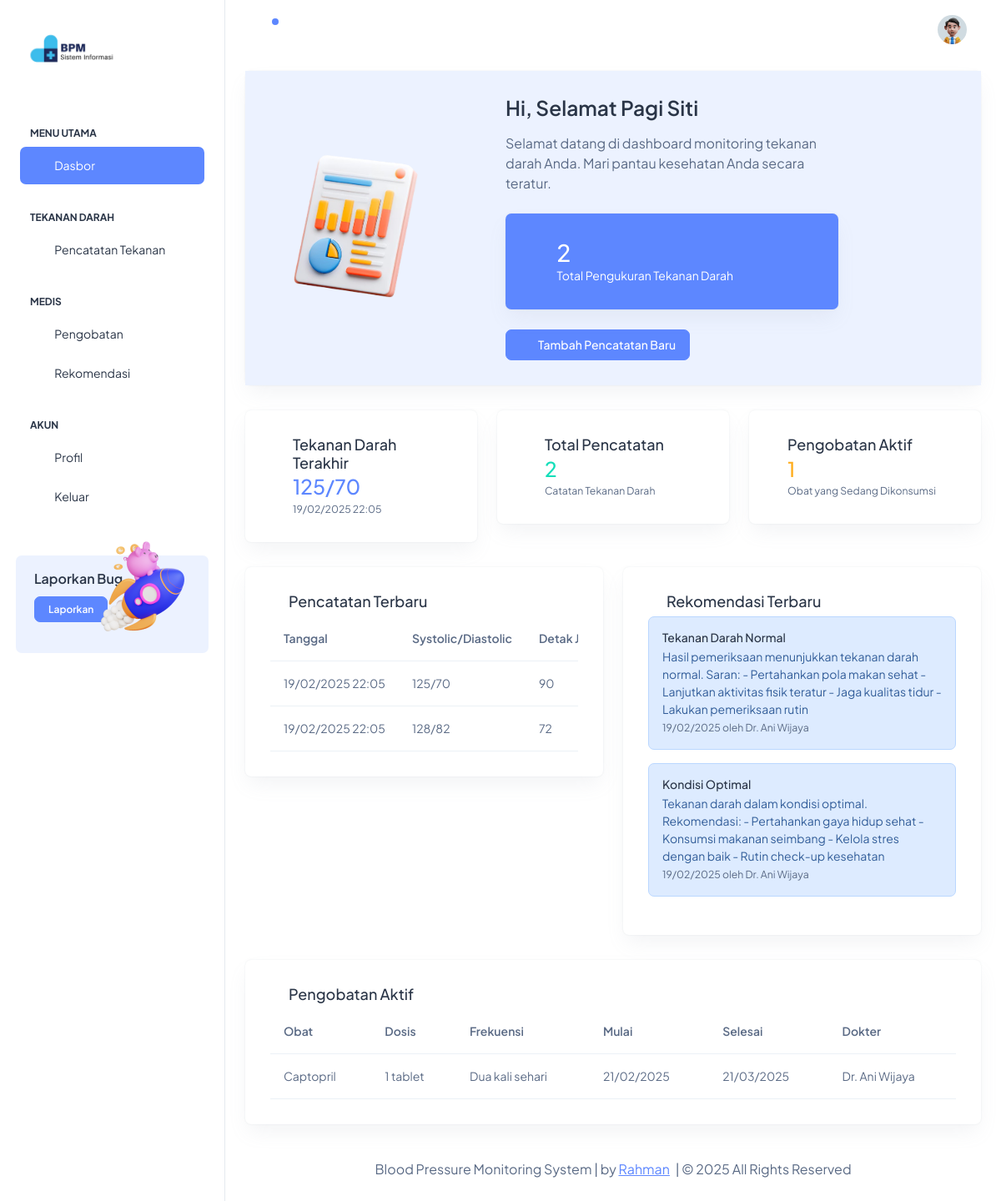
Before: /App/Views/dashboard.php (signed in) with the older database file.
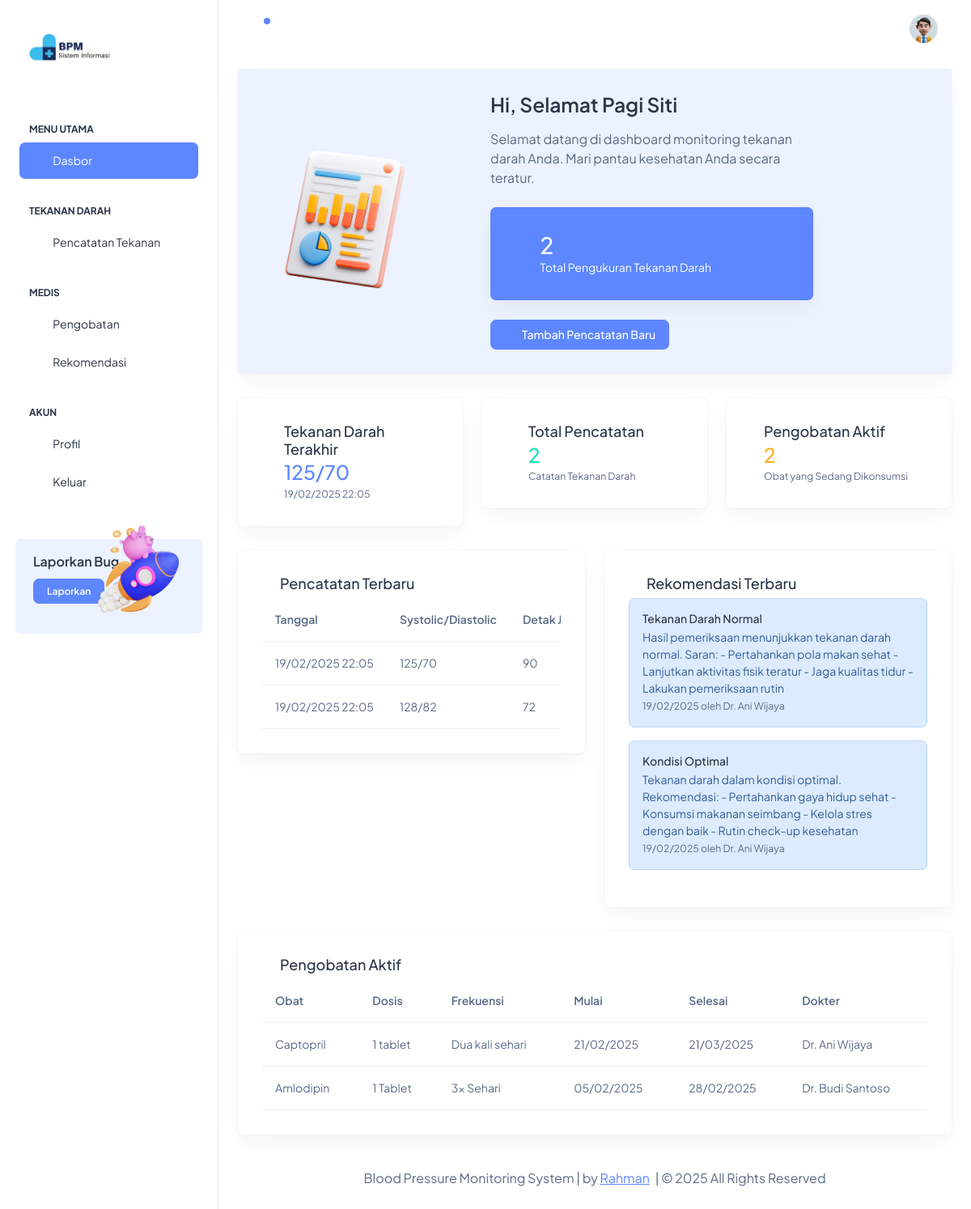
After: the same page with the newer database file.
### tables this page shows
CREATE TABLE `patient_profiles` (
  `patient_id` int NOT NULL,
  `user_id` int DEFAULT NULL,
  `full_name` varchar(100) NOT NULL,
  `date_of_birth` date NOT NULL,
  `gender` enum('M','F') NOT NULL,
  `address` text,
  `phone_number` varchar(20) DEFAULT NULL,
  `emergency_contact` varchar(100) DEFAULT NULL,
  `emergency_phone` varchar(20) DEFAULT NULL,
  `medical_history` text
);

CREATE TABLE `patient_recommendations` (
  `patient_recommendation_id` int NOT NULL,
  `patient_id` int DEFAULT NULL,
  `reading_id` int DEFAULT NULL,
  `title` varchar(100) NOT NULL,
  `description` text NOT NULL,
  `created_by` int DEFAULT NULL,
  `created_at` timestamp NULL DEFAULT CURRENT_TIMESTAMP
);

CREATE TABLE `blood_pressure_readings` (
  `reading_id` int NOT NULL,
  `patient_id` int DEFAULT NULL,
  `systolic` int NOT NULL,
  `diastolic` int NOT NULL,
  `pulse_rate` int DEFAULT NULL,
  `reading_date` timestamp NULL DEFAULT CURRENT_TIMESTAMP,
  `notes` text
);

CREATE TABLE `doctor_profiles` (
  `doctor_id` int NOT NULL,
  `user_id` int DEFAULT NULL,
  `full_name` varchar(100) NOT NULL,
  `specialization` varchar(100) DEFAULT NULL,
  `license_number` varchar(50) NOT NULL,
  `phone_number` varchar(20) DEFAULT NULL
);

CREATE TABLE `patient_medications` (
  `patient_medication_id` int NOT NULL,
  `patient_id` int DEFAULT NULL,
  `medication_id` int DEFAULT NULL,
  `dosage` varchar(50) DEFAULT NULL,
  `frequency` varchar(50) DEFAULT NULL,
  `start_date` date DEFAULT NULL,
  `end_date` date DEFAULT NULL,
  `prescribed_by` int DEFAULT NULL,
  `notes` text
);

CREATE TABLE `medications` (
  `medication_id` int NOT NULL,
  `name` varchar(100) NOT NULL,
  `description` text,
  `dosage_form` varchar(50) DEFAULT NULL,
  `created_by` int DEFAULT NULL,
  `created_at` timestamp NULL DEFAULT CURRENT_TIMESTAMP
);

### App/Views/partials/pasien-dashboard.php (the view, shortened to what the rows shown need)
<?php
$patientName = explode(' ', $patientProfile['full_name'])[0];
$hour = date('H');
$greeting = '';
if ($hour >= 5 && $hour < 12) {
    $greeting = 'Pagi';
} elseif ($hour >= 12 && $hour < 15) {
    $greeting = 'Siang';
} elseif ($hour >= 15 && $hour < 18) {
    $greeting = 'Sore';
} else {
    $greeting = 'Malam';
}
?>
<div class="row">
    <div class="col-12">
        <div class="card w-100">
            <div class="card-body bg-light-primary">
                <div class="row align-items-center">
                    <div class="col-lg-4">
                        <img src="assets/images/data/data-dashboard.png" alt="Patient Profile"
                            class="img-fluid rounded-circle" style="max-width: 200px;">
                    </div>
                    <div class="col-lg-6">
                        <h3 class="fw-semibold mb-3">Hi, Selamat <?= $greeting ?> <?= htmlspecialchars($patientName) ?>
                        </h3>
                        <p class="fs-4 mb-4">
                            Selamat datang di dashboard monitoring tekanan darah Anda.
                            Mari pantau kesehatan Anda secara teratur.
                        </p>
                        <div class="card bg-primary text-white mb-4">
                            <div class="card-body d-flex align-items-center">
                                <i class="ti ti-heart-rate-monitor fs-6 me-3"></i>
                                <div>
                                    <h2 class="text-white mb-0"><?= $totalReadings ?></h2>
                                    <p class="mb-0">Total Pengukuran Tekanan Darah</p>
                                </div>
                            </div>
                        </div>
                        <button class="btn btn-primary d-flex align-items-center"
                            onclick="window.location.href='pencatatan.php'">
                            <i class="ti ti-plus fs-5 me-2"></i>
                            <span>Tambah Pencatatan Baru</span>
                        </button>
                    </div>
                </div>
            </div>
        </div>
    </div>
</div>
<div class="row">
    <div class="col-lg-4">
        <div class="card hover-shadow">
            <div class="card-body">
                <div class="d-flex align-items-center">
                    <i class="ti ti-heart text-primary fs-7 me-3 pulse-animation"></i>
                    <div>
                        <h5 class="card-title mb-1">Tekanan Darah Terakhir</h5>
                        <h3 class="mb-0 text-primary">
                            <?= isset($latestReading['systolic']) ? $latestReading['systolic'] . '/' . $latestReading['diastolic'] : '-/-' ?>
                        </h3>
                        <small class="text-muted">
                            <?= isset($latestReading['reading_date']) ? date('d/m/Y H:i', strtotime($latestReading['reading_date'])) : '-' ?>
                        </small>
                    </div>
                </div>
            </div>
        </div>
    </div>
    <div class="col-lg-4">
        <div class="card hover-shadow">
            <div class="card-body">
                <div class="d-flex align-items-center">
                    <i class="ti ti-notes text-success fs-7 me-3 bounce-animation"></i>
                    <div>
                        <h5 class="card-title mb-1">Total Pencatatan</h5>
                        <h3 class="mb-0 text-success"><?= $totalReadings ?></h3>
                        <small class="text-muted">Catatan Tekanan Darah</small>
                    </div>
                </div>
            </div>
        </div>
    </div>
    <div class="col-lg-4">
        <div class="card hover-shadow">
            <div class="card-body">
                <div class="d-flex align-items-center">
                    <div>
                        <h5 class="card-title mb-1">Pengobatan Aktif</h5>
                        <h3 class="mb-0 text-warning"><?= count($activeMedications) ?></h3>
                        <small class="text-muted">Obat yang Sedang Dikonsumsi</small>
                    </div>
                </div>
            </div>
        </div>
    </div>
</div>
<div class="row">
    <div class="col-lg-6">
        <div class="card hover-shadow">
            <div class="card-body">
                <h5 class="card-title"><i class="ti ti-chart-line me-2"></i>Pencatatan Terbaru</h5>
                <div class="table-responsive">
                    <table class="table text-nowrap mb-0 align-middle">
                        <thead>
                            <tr>
                                <th>Tanggal</th>
                                <th>Systolic/Diastolic</th>
                                <th>Detak Jantung</th>
                            </tr>
                        </thead>
                        <tbody>
                            <?php foreach (array_slice($recentReadings, 0, 5) as $reading): ?>
                                <tr>
                                    <td><?= date('d/m/Y H:i', strtotime($reading['reading_date'])) ?></td>
                                    <td><?= $reading['systolic'] ?>/<?= $reading['diastolic'] ?></td>
                                    <td><?= $reading['pulse_rate'] ?></td>
                                </tr>
                            <?php endforeach; ?>
                        </tbody>
                    </table>
                </div>
            </div>
        </div>
    </div>
    <div class="col-lg-6">
        <div class="card hover-shadow">
            <div class="card-body">
                <h5 class="card-title"><i class="ti ti-bulb me-2"></i>Rekomendasi Terbaru</h5>
                <?php if (!empty($recommendations)): ?>
                    <?php foreach (array_slice($recommendations, 0, 3) as $rec): ?>
                        <div class="alert alert-info mb-3 fade-in">
                            <h6 class="mb-1"><?= htmlspecialchars($rec['title']) ?></h6>
                            <p class="mb-0"><?= htmlspecialchars($rec['description']) ?></p>
                            <small class="text-muted">
                                <?= date('d/m/Y', strtotime($rec['created_at'])) ?>
                                oleh <?= htmlspecialchars($rec['created_by_name']) ?>
                            </small>
                        </div>
                    <?php endforeach; ?>
                <?php else: ?>
                    <div class="alert alert-info">
                        Belum ada rekomendasi terbaru
                    </div>
                <?php endif; ?>
            </div>
        </div>
    </div>
</div>
<div class="row">
    <div class="col-12">
        <div class="card hover-shadow">
            <div class="card-body">
                <h5 class="card-title"><i class="ti ti-pill me-2"></i>Pengobatan Aktif</h5>
                <div class="table-responsive">
                    <table class="table text-nowrap mb-0 align-middle">
                        <thead>
                            <tr>
                                <th>Obat</th>
                                <th>Dosis</th>
                                <th>Frekuensi</th>
                                <th>Mulai</th>
                                <th>Selesai</th>
                                <th>Dokter</th>
                            </tr>
                        </thead>
                        <tbody>
                            <?php foreach ($activeMedications as $med): ?>
                                <tr>
                                    <td><?= htmlspecialchars($med['medication_name']) ?></td>
                                    <td><?= htmlspecialchars($med['dosage']) ?></td>
                                    <td><?= htmlspecialchars($med['frequency']) ?></td>
                                    <td><?= date('d/m/Y', strtotime($med['start_date'])) ?></td>
                                    <td><?= date('d/m/Y', strtotime($med['end_date'])) ?></td>
                                    <td><?= htmlspecialchars($med['doctor_name']) ?></td>
                                </tr>
                            <?php endforeach; ?>
                        </tbody>
                    </table>
                </div>
            </div>
        </div>
    </div>
</div>

Changed rows visible on the page:
now on this page (row edited): patient_medications: medication.name "Amlodipin", dosage "1 Tablet", frequency "3x Sehari", start_date "05/02/2025", end_date "28/02/2025", prescribed_by.full_name "Dr. Budi Santoso"
Other visible differences:
count($activeMedications): "1" → "2"
